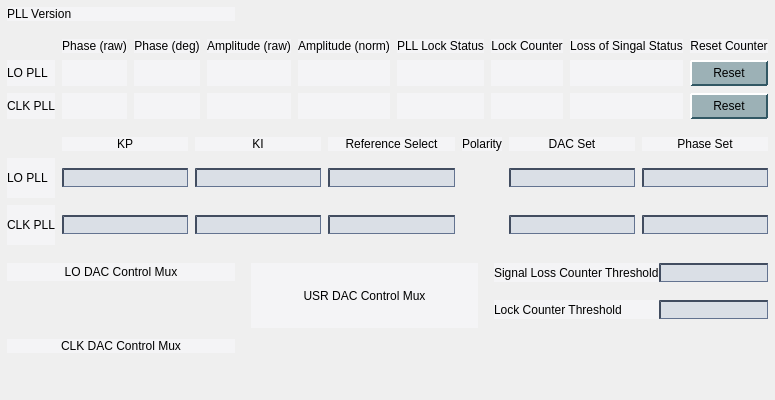
<?xml version="1.0" encoding="UTF-8"?>
<ui version="4.0">
 <class>Form</class>
 <widget class="QWidget" name="Form">
  <property name="geometry">
   <rect>
    <x>0</x>
    <y>0</y>
    <width>733</width>
    <height>400</height>
   </rect>
  </property>
  <property name="windowTitle">
   <string>Form</string>
  </property>
  <property name="styleSheet">
   <string notr="true">/* Background color of popup-list.*/ 
QComboBox QListView{
    background-color:white;
    border:1px solid gray;
}
/* Needed to complete the rule set. */
QComboBox::item:alternate {
    background: white;
}
/* Color of the selected list item. */
QComboBox::item:selected {
    border: 1px solid transparent;
    background:yellow;
}
/* Indicator will shine through the label text if you don't make it hidden. */
QComboBox::indicator{
    background-color:transparent;
    selection-background-color:transparent;
    color:transparent;
    selection-color:transparent;
}

QFrame{
  background-color: rgb(244,244,246)
}

QPushButton {
    background-color: rgb(156,177,182);
    border-color: rgb(212,228,233) rgb(50,88,100) rgb(50,88,100) rgb(212,228,233);
    border-style: outset;
    border-radius: 1px;
    border-width: 2px; 
    padding: 4px;
}
QPushButton:hover {
   background-color: rgb(106,127,132);
}
QPushButton:pressed {
    background-color: rgb(218,229,232);
    border-style: inset;
    border-width: 2px;
	border-color: rgb(50,88,100) rgb(212,228,233) rgb(212,228,233) rgb(50,88,100);
}
QPushButton:checked{
    background-color: rgb(178,190,194);
    border-style: inset;
    border-width: 2px;
	border-color:  rgb(112,134,142) rgb(229,233,235) rgb(239,233,235) rgb(112,134,142);
}
QLineEdit {
  background-color: rgb(218,223,230);
  border-color: rgb(66,77,96);
  border-style: inset;
  border-width: 2px 1px 1px 2px;
}
QLineEdit:hover {
 background-color: rgb(198,203,210)
}
PyDMLabel {
  background-color: rgb(189,197,205);
}

 QTabWidget::pane {
    border: 1px solid black;
    background: white;
}

QTabWidget::tab-bar:top {
    top: 1px;
}

QTabWidget::tab-bar:bottom {
    bottom: 1px;
}

QTabWidget::tab-bar:left {
    right: 1px;
}

QTabWidget::tab-bar:right {
    left: 1px;
}

QTabBar::tab {
    border: 1px solid black;
}

QTabBar::tab:selected {
    background: rgb(220,229,236);
}

QTabBar::tab:!selected {
    background: rgb(132,165,190);
}

QTabBar::tab:!selected:hover {
    background: rgb(120,153,178);
}

QTabBar::tab:top:!selected {
    margin-top: 3px;
}

QTabBar::tab:bottom:!selected {
    margin-bottom: 3px;
}

QTabBar::tab:top, QTabBar::tab:bottom {
    min-width: 6ex;
    margin-right: -1px;
    padding: 4px 8px 4px 8px;
	border-radius: 2px;
}

QTabBar::tab:top:selected {
    border-bottom-color: none;
}

QTabBar::tab:bottom:selected {
    border-top-color: none;
}

QTabBar::tab:top:last, QTabBar::tab:bottom:last,
QTabBar::tab:top:only-one, QTabBar::tab:bottom:only-one {
    margin-right: 0;
}

QTabBar::tab:left:!selected {
    margin-right: 3px;
}

QTabBar::tab:right:!selected {
    margin-left: 3px;
}

QTabBar::tab:left, QTabBar::tab:right {
    min-height: 6ex;
    margin-bottom: -1px;
    padding: 8px 5px 8px 5px;
	border-radius: 2px;
}

QTabBar::tab:left:selected {
    border-left-color: none;
}

QTabBar::tab:right:selected {
    border-right-color: none;
}

QTabBar::tab:left:last, QTabBar::tab:right:last,
QTabBar::tab:left:only-one, QTabBar::tab:right:only-one {
    margin-bottom: 0;
}</string>
  </property>
  <layout class="QGridLayout" name="gridLayout_2">
   <property name="leftMargin">
    <number>5</number>
   </property>
   <property name="topMargin">
    <number>5</number>
   </property>
   <property name="rightMargin">
    <number>5</number>
   </property>
   <property name="bottomMargin">
    <number>5</number>
   </property>
   <property name="horizontalSpacing">
    <number>12</number>
   </property>
   <property name="verticalSpacing">
    <number>14</number>
   </property>
   <item row="0" column="0">
    <layout class="QHBoxLayout" name="horizontalLayout_3">
     <property name="leftMargin">
      <number>2</number>
     </property>
     <property name="topMargin">
      <number>2</number>
     </property>
     <property name="rightMargin">
      <number>2</number>
     </property>
     <property name="bottomMargin">
      <number>2</number>
     </property>
     <item>
      <widget class="QLabel" name="label">
       <property name="text">
        <string>PLL Version</string>
       </property>
      </widget>
     </item>
     <item>
      <widget class="PyDMLabel" name="PyDMLabel_15">
       <property name="toolTip">
        <string/>
       </property>
       <property name="channel" stdset="0">
        <string>ca://${DEVICE}:PLL_VER</string>
       </property>
      </widget>
     </item>
    </layout>
   </item>
   <item row="1" column="0" colspan="3">
    <layout class="QGridLayout" name="gridLayout">
     <property name="leftMargin">
      <number>2</number>
     </property>
     <property name="topMargin">
      <number>2</number>
     </property>
     <property name="rightMargin">
      <number>2</number>
     </property>
     <property name="bottomMargin">
      <number>2</number>
     </property>
     <property name="spacing">
      <number>7</number>
     </property>
     <item row="0" column="1">
      <widget class="QLabel" name="label_2">
       <property name="text">
        <string>Phase (raw)</string>
       </property>
       <property name="alignment">
        <set>Qt::AlignCenter</set>
       </property>
      </widget>
     </item>
     <item row="0" column="2">
      <widget class="QLabel" name="label_3">
       <property name="text">
        <string>Phase (deg)</string>
       </property>
       <property name="alignment">
        <set>Qt::AlignCenter</set>
       </property>
      </widget>
     </item>
     <item row="0" column="3">
      <widget class="QLabel" name="label_4">
       <property name="text">
        <string>Amplitude (raw)</string>
       </property>
       <property name="alignment">
        <set>Qt::AlignCenter</set>
       </property>
      </widget>
     </item>
     <item row="0" column="4">
      <widget class="QLabel" name="label_5">
       <property name="text">
        <string>Amplitude (norm)</string>
       </property>
       <property name="alignment">
        <set>Qt::AlignCenter</set>
       </property>
      </widget>
     </item>
     <item row="0" column="5">
      <widget class="QLabel" name="label_6">
       <property name="text">
        <string>PLL Lock Status</string>
       </property>
       <property name="alignment">
        <set>Qt::AlignCenter</set>
       </property>
      </widget>
     </item>
     <item row="0" column="6">
      <widget class="QLabel" name="label_7">
       <property name="text">
        <string>Lock Counter</string>
       </property>
       <property name="alignment">
        <set>Qt::AlignCenter</set>
       </property>
      </widget>
     </item>
     <item row="0" column="7">
      <widget class="QLabel" name="label_8">
       <property name="text">
        <string>Loss of Singal Status</string>
       </property>
       <property name="alignment">
        <set>Qt::AlignCenter</set>
       </property>
      </widget>
     </item>
     <item row="0" column="8">
      <widget class="QLabel" name="label_11">
       <property name="text">
        <string>Reset Counter</string>
       </property>
       <property name="alignment">
        <set>Qt::AlignCenter</set>
       </property>
      </widget>
     </item>
     <item row="1" column="0">
      <widget class="QLabel" name="label_9">
       <property name="text">
        <string>LO PLL</string>
       </property>
      </widget>
     </item>
     <item row="1" column="1">
      <widget class="PyDMLabel" name="PyDMLabel">
       <property name="toolTip">
        <string/>
       </property>
       <property name="alignment">
        <set>Qt::AlignCenter</set>
       </property>
       <property name="channel" stdset="0">
        <string>ca://${DEVICE}:LO_PHASERAW</string>
       </property>
       <property name="displayFormat" stdset="0">
        <enum>PyDMLabel::Hex</enum>
       </property>
      </widget>
     </item>
     <item row="1" column="2">
      <widget class="PyDMLabel" name="PyDMLabel_3">
       <property name="toolTip">
        <string/>
       </property>
       <property name="alignment">
        <set>Qt::AlignCenter</set>
       </property>
       <property name="channel" stdset="0">
        <string>ca://${DEVICE}:LO_PHASE</string>
       </property>
      </widget>
     </item>
     <item row="1" column="3">
      <widget class="PyDMLabel" name="PyDMLabel_5">
       <property name="toolTip">
        <string/>
       </property>
       <property name="alignment">
        <set>Qt::AlignCenter</set>
       </property>
       <property name="channel" stdset="0">
        <string>ca://${DEVICE}:LO_AMPLRAW</string>
       </property>
       <property name="displayFormat" stdset="0">
        <enum>PyDMLabel::Hex</enum>
       </property>
      </widget>
     </item>
     <item row="1" column="4">
      <widget class="PyDMLabel" name="PyDMLabel_7">
       <property name="toolTip">
        <string/>
       </property>
       <property name="alignment">
        <set>Qt::AlignCenter</set>
       </property>
       <property name="channel" stdset="0">
        <string>ca://${DEVICE}:LO_AMPL</string>
       </property>
      </widget>
     </item>
     <item row="1" column="5">
      <widget class="PyDMLabel" name="PyDMLabel_9">
       <property name="toolTip">
        <string/>
       </property>
       <property name="alignment">
        <set>Qt::AlignCenter</set>
       </property>
       <property name="channel" stdset="0">
        <string>ca://${DEVICE}:LO_LOCKSTATUS</string>
       </property>
       <property name="displayFormat" stdset="0">
        <enum>PyDMLabel::String</enum>
       </property>
      </widget>
     </item>
     <item row="1" column="6">
      <widget class="PyDMLabel" name="PyDMLabel_11">
       <property name="toolTip">
        <string/>
       </property>
       <property name="alignment">
        <set>Qt::AlignCenter</set>
       </property>
       <property name="channel" stdset="0">
        <string>ca://${DEVICE}:LO_LOCKCNT</string>
       </property>
      </widget>
     </item>
     <item row="1" column="7">
      <widget class="PyDMLabel" name="PyDMLabel_13">
       <property name="toolTip">
        <string/>
       </property>
       <property name="alignment">
        <set>Qt::AlignCenter</set>
       </property>
       <property name="channel" stdset="0">
        <string>ca://${DEVICE}:LO_LOSSSTATUS</string>
       </property>
       <property name="displayFormat" stdset="0">
        <enum>PyDMLabel::String</enum>
       </property>
      </widget>
     </item>
     <item row="1" column="8">
      <widget class="PyDMPushButton" name="PyDMPushButton">
       <property name="toolTip">
        <string/>
       </property>
       <property name="text">
        <string>Reset</string>
       </property>
       <property name="checkable">
        <bool>false</bool>
       </property>
       <property name="channel" stdset="0">
        <string>ca://${DEVICE}:LO_LOCKCNTRESET</string>
       </property>
      </widget>
     </item>
     <item row="2" column="0">
      <widget class="QLabel" name="label_10">
       <property name="text">
        <string>CLK PLL</string>
       </property>
      </widget>
     </item>
     <item row="2" column="1">
      <widget class="PyDMLabel" name="PyDMLabel_2">
       <property name="toolTip">
        <string/>
       </property>
       <property name="alignment">
        <set>Qt::AlignCenter</set>
       </property>
       <property name="channel" stdset="0">
        <string>ca://${DEVICE}:CLOCK_PHASERAW</string>
       </property>
       <property name="displayFormat" stdset="0">
        <enum>PyDMLabel::Hex</enum>
       </property>
      </widget>
     </item>
     <item row="2" column="2">
      <widget class="PyDMLabel" name="PyDMLabel_4">
       <property name="toolTip">
        <string/>
       </property>
       <property name="alignment">
        <set>Qt::AlignCenter</set>
       </property>
       <property name="channel" stdset="0">
        <string>ca://${DEVICE}:CLOCK_PHASE</string>
       </property>
      </widget>
     </item>
     <item row="2" column="3">
      <widget class="PyDMLabel" name="PyDMLabel_6">
       <property name="toolTip">
        <string/>
       </property>
       <property name="alignment">
        <set>Qt::AlignCenter</set>
       </property>
       <property name="channel" stdset="0">
        <string>ca://${DEVICE}:CLOCK_AMPLRAW</string>
       </property>
       <property name="displayFormat" stdset="0">
        <enum>PyDMLabel::Hex</enum>
       </property>
      </widget>
     </item>
     <item row="2" column="4">
      <widget class="PyDMLabel" name="PyDMLabel_8">
       <property name="toolTip">
        <string/>
       </property>
       <property name="alignment">
        <set>Qt::AlignCenter</set>
       </property>
       <property name="channel" stdset="0">
        <string>ca://${DEVICE}:CLOCK_AMPL</string>
       </property>
      </widget>
     </item>
     <item row="2" column="5">
      <widget class="PyDMLabel" name="PyDMLabel_10">
       <property name="toolTip">
        <string/>
       </property>
       <property name="alignment">
        <set>Qt::AlignCenter</set>
       </property>
       <property name="channel" stdset="0">
        <string>ca://${DEVICE}:CLOCK_LOCKSTATUS</string>
       </property>
       <property name="displayFormat" stdset="0">
        <enum>PyDMLabel::String</enum>
       </property>
      </widget>
     </item>
     <item row="2" column="6">
      <widget class="PyDMLabel" name="PyDMLabel_12">
       <property name="toolTip">
        <string/>
       </property>
       <property name="alignment">
        <set>Qt::AlignCenter</set>
       </property>
       <property name="channel" stdset="0">
        <string>ca://${DEVICE}:CLOCK_LOCKCNT</string>
       </property>
      </widget>
     </item>
     <item row="2" column="7">
      <widget class="PyDMLabel" name="PyDMLabel_14">
       <property name="toolTip">
        <string/>
       </property>
       <property name="alignment">
        <set>Qt::AlignCenter</set>
       </property>
       <property name="channel" stdset="0">
        <string>ca://${DEVICE}:CLOCK_LOSSSTATUS</string>
       </property>
       <property name="displayFormat" stdset="0">
        <enum>PyDMLabel::String</enum>
       </property>
      </widget>
     </item>
     <item row="2" column="8">
      <widget class="PyDMPushButton" name="PyDMPushButton_2">
       <property name="toolTip">
        <string/>
       </property>
       <property name="text">
        <string>Reset</string>
       </property>
       <property name="checkable">
        <bool>false</bool>
       </property>
       <property name="channel" stdset="0">
        <string>ca://${DEVICE}:CLOCK_LOCKCNTRESET</string>
       </property>
      </widget>
     </item>
    </layout>
   </item>
   <item row="2" column="0" colspan="3">
    <layout class="QGridLayout" name="gridLayout_3">
     <property name="leftMargin">
      <number>2</number>
     </property>
     <property name="topMargin">
      <number>2</number>
     </property>
     <property name="rightMargin">
      <number>2</number>
     </property>
     <property name="bottomMargin">
      <number>2</number>
     </property>
     <property name="spacing">
      <number>7</number>
     </property>
     <item row="2" column="6">
      <widget class="PyDMLineEdit" name="PyDMLineEdit_9">
       <property name="toolTip">
        <string/>
       </property>
       <property name="alignment">
        <set>Qt::AlignCenter</set>
       </property>
       <property name="channel" stdset="0">
        <string>ca://${DEVICE}:CLOCK_PLLSETPHASE</string>
       </property>
      </widget>
     </item>
     <item row="1" column="0">
      <widget class="QLabel" name="label_16">
       <property name="text">
        <string>LO PLL</string>
       </property>
      </widget>
     </item>
     <item row="2" column="4">
      <widget class="PyDMEnumButton" name="PyDMEnumButton_2">
       <property name="sizePolicy">
        <sizepolicy hsizetype="Preferred" vsizetype="Maximum">
         <horstretch>0</horstretch>
         <verstretch>0</verstretch>
        </sizepolicy>
       </property>
       <property name="minimumSize">
        <size>
         <width>0</width>
         <height>40</height>
        </size>
       </property>
       <property name="toolTip">
        <string/>
       </property>
       <property name="styleSheet">
        <string notr="true">QPushButton{font: 8px;}</string>
       </property>
       <property name="channel" stdset="0">
        <string>ca://${DEVICE}:CLOCK_POL</string>
       </property>
       <property name="orientation" stdset="0">
        <enum>Qt::Horizontal</enum>
       </property>
       <property name="marginTop" stdset="0">
        <number>0</number>
       </property>
       <property name="marginBottom" stdset="0">
        <number>0</number>
       </property>
       <property name="marginLeft" stdset="0">
        <number>0</number>
       </property>
       <property name="marginRight" stdset="0">
        <number>0</number>
       </property>
       <property name="horizontalSpacing" stdset="0">
        <number>0</number>
       </property>
       <property name="verticalSpacing" stdset="0">
        <number>0</number>
       </property>
      </widget>
     </item>
     <item row="1" column="2">
      <widget class="PyDMLineEdit" name="PyDMLineEdit_3">
       <property name="toolTip">
        <string/>
       </property>
       <property name="channel" stdset="0">
        <string>ca://${DEVICE}:LO_KI</string>
       </property>
      </widget>
     </item>
     <item row="2" column="0">
      <widget class="QLabel" name="label_17">
       <property name="text">
        <string>CLK PLL</string>
       </property>
      </widget>
     </item>
     <item row="0" column="4">
      <widget class="QLabel" name="label_19">
       <property name="text">
        <string>Polarity</string>
       </property>
       <property name="alignment">
        <set>Qt::AlignCenter</set>
       </property>
      </widget>
     </item>
     <item row="1" column="3">
      <widget class="PyDMLineEdit" name="PyDMLineEdit_5">
       <property name="toolTip">
        <string/>
       </property>
       <property name="alignment">
        <set>Qt::AlignCenter</set>
       </property>
       <property name="channel" stdset="0">
        <string>ca://${DEVICE}:LO_REFSELECT</string>
       </property>
      </widget>
     </item>
     <item row="1" column="6">
      <widget class="PyDMLineEdit" name="PyDMLineEdit_10">
       <property name="toolTip">
        <string/>
       </property>
       <property name="alignment">
        <set>Qt::AlignCenter</set>
       </property>
       <property name="channel" stdset="0">
        <string>ca://${DEVICE}:LO_PLLSETPHASE</string>
       </property>
      </widget>
     </item>
     <item row="0" column="3">
      <widget class="QLabel" name="label_18">
       <property name="text">
        <string>Reference Select</string>
       </property>
       <property name="alignment">
        <set>Qt::AlignCenter</set>
       </property>
      </widget>
     </item>
     <item row="0" column="5">
      <widget class="QLabel" name="label_20">
       <property name="text">
        <string>DAC Set</string>
       </property>
       <property name="alignment">
        <set>Qt::AlignCenter</set>
       </property>
      </widget>
     </item>
     <item row="1" column="5">
      <widget class="PyDMLineEdit" name="PyDMLineEdit_7">
       <property name="toolTip">
        <string/>
       </property>
       <property name="alignment">
        <set>Qt::AlignCenter</set>
       </property>
       <property name="channel" stdset="0">
        <string>ca://${DEVICE}:LO_DAC</string>
       </property>
      </widget>
     </item>
     <item row="2" column="5">
      <widget class="PyDMLineEdit" name="PyDMLineEdit_8">
       <property name="toolTip">
        <string/>
       </property>
       <property name="alignment">
        <set>Qt::AlignCenter</set>
       </property>
       <property name="channel" stdset="0">
        <string>ca://${DEVICE}:CLOCK_DAC</string>
       </property>
      </widget>
     </item>
     <item row="0" column="6">
      <widget class="QLabel" name="label_21">
       <property name="text">
        <string>Phase Set</string>
       </property>
       <property name="alignment">
        <set>Qt::AlignCenter</set>
       </property>
      </widget>
     </item>
     <item row="2" column="2">
      <widget class="PyDMLineEdit" name="PyDMLineEdit_4">
       <property name="toolTip">
        <string/>
       </property>
       <property name="channel" stdset="0">
        <string>ca://${DEVICE}:CLOCK_KI</string>
       </property>
      </widget>
     </item>
     <item row="2" column="3">
      <widget class="PyDMLineEdit" name="PyDMLineEdit_6">
       <property name="toolTip">
        <string/>
       </property>
       <property name="alignment">
        <set>Qt::AlignCenter</set>
       </property>
       <property name="channel" stdset="0">
        <string>ca://${DEVICE}:CLOCK_REFSELECT</string>
       </property>
      </widget>
     </item>
     <item row="1" column="4">
      <widget class="PyDMEnumButton" name="PyDMEnumButton">
       <property name="sizePolicy">
        <sizepolicy hsizetype="Preferred" vsizetype="Maximum">
         <horstretch>0</horstretch>
         <verstretch>0</verstretch>
        </sizepolicy>
       </property>
       <property name="minimumSize">
        <size>
         <width>0</width>
         <height>40</height>
        </size>
       </property>
       <property name="toolTip">
        <string/>
       </property>
       <property name="styleSheet">
        <string notr="true">QPushButton{font: 8px;}</string>
       </property>
       <property name="channel" stdset="0">
        <string>ca://${DEVICE}:LO_POL</string>
       </property>
       <property name="orientation" stdset="0">
        <enum>Qt::Horizontal</enum>
       </property>
       <property name="marginTop" stdset="0">
        <number>0</number>
       </property>
       <property name="marginBottom" stdset="0">
        <number>0</number>
       </property>
       <property name="marginLeft" stdset="0">
        <number>0</number>
       </property>
       <property name="marginRight" stdset="0">
        <number>0</number>
       </property>
       <property name="horizontalSpacing" stdset="0">
        <number>0</number>
       </property>
       <property name="verticalSpacing" stdset="0">
        <number>0</number>
       </property>
      </widget>
     </item>
     <item row="2" column="1">
      <widget class="PyDMLineEdit" name="PyDMLineEdit_2">
       <property name="toolTip">
        <string/>
       </property>
       <property name="channel" stdset="0">
        <string>ca://${DEVICE}:CLOCK_KP</string>
       </property>
      </widget>
     </item>
     <item row="1" column="1">
      <widget class="PyDMLineEdit" name="PyDMLineEdit">
       <property name="toolTip">
        <string/>
       </property>
       <property name="channel" stdset="0">
        <string>ca://${DEVICE}:LO_KP</string>
       </property>
      </widget>
     </item>
     <item row="0" column="1">
      <widget class="QLabel" name="label_12">
       <property name="text">
        <string>KP</string>
       </property>
       <property name="alignment">
        <set>Qt::AlignCenter</set>
       </property>
      </widget>
     </item>
     <item row="0" column="2">
      <widget class="QLabel" name="label_13">
       <property name="text">
        <string>KI</string>
       </property>
       <property name="alignment">
        <set>Qt::AlignCenter</set>
       </property>
      </widget>
     </item>
    </layout>
   </item>
   <item row="3" column="0" rowspan="3">
    <layout class="QVBoxLayout" name="verticalLayout">
     <property name="leftMargin">
      <number>2</number>
     </property>
     <property name="topMargin">
      <number>2</number>
     </property>
     <property name="rightMargin">
      <number>2</number>
     </property>
     <property name="bottomMargin">
      <number>2</number>
     </property>
     <item>
      <widget class="QLabel" name="label_22">
       <property name="text">
        <string>LO DAC Control Mux</string>
       </property>
       <property name="alignment">
        <set>Qt::AlignCenter</set>
       </property>
      </widget>
     </item>
     <item>
      <widget class="PyDMEnumButton" name="PyDMEnumButton_3">
       <property name="sizePolicy">
        <sizepolicy hsizetype="Preferred" vsizetype="Maximum">
         <horstretch>0</horstretch>
         <verstretch>0</verstretch>
        </sizepolicy>
       </property>
       <property name="minimumSize">
        <size>
         <width>0</width>
         <height>40</height>
        </size>
       </property>
       <property name="toolTip">
        <string/>
       </property>
       <property name="styleSheet">
        <string notr="true">QPushButton{font: 8px;}</string>
       </property>
       <property name="channel" stdset="0">
        <string>ca://${DEVICE}:LO_DACMUX</string>
       </property>
       <property name="orientation" stdset="0">
        <enum>Qt::Horizontal</enum>
       </property>
       <property name="marginTop" stdset="0">
        <number>0</number>
       </property>
       <property name="marginBottom" stdset="0">
        <number>0</number>
       </property>
       <property name="marginLeft" stdset="0">
        <number>0</number>
       </property>
       <property name="marginRight" stdset="0">
        <number>0</number>
       </property>
       <property name="horizontalSpacing" stdset="0">
        <number>0</number>
       </property>
       <property name="verticalSpacing" stdset="0">
        <number>0</number>
       </property>
      </widget>
     </item>
    </layout>
   </item>
   <item row="3" column="1" rowspan="4">
    <layout class="QVBoxLayout" name="verticalLayout_3">
     <property name="leftMargin">
      <number>2</number>
     </property>
     <property name="topMargin">
      <number>2</number>
     </property>
     <property name="rightMargin">
      <number>2</number>
     </property>
     <property name="bottomMargin">
      <number>2</number>
     </property>
     <item>
      <widget class="QLabel" name="label_24">
       <property name="text">
        <string>USR DAC Control Mux</string>
       </property>
       <property name="alignment">
        <set>Qt::AlignCenter</set>
       </property>
      </widget>
     </item>
     <item>
      <widget class="PyDMEnumButton" name="PyDMEnumButton_5">
       <property name="toolTip">
        <string/>
       </property>
       <property name="styleSheet">
        <string notr="true">QPushButton{font: 8px;}</string>
       </property>
       <property name="channel" stdset="0">
        <string>ca://${DEVICE}:USER_DACMUX</string>
       </property>
       <property name="orientation" stdset="0">
        <enum>Qt::Vertical</enum>
       </property>
       <property name="marginTop" stdset="0">
        <number>0</number>
       </property>
       <property name="marginBottom" stdset="0">
        <number>0</number>
       </property>
       <property name="marginLeft" stdset="0">
        <number>0</number>
       </property>
       <property name="marginRight" stdset="0">
        <number>0</number>
       </property>
       <property name="horizontalSpacing" stdset="0">
        <number>0</number>
       </property>
       <property name="verticalSpacing" stdset="0">
        <number>0</number>
       </property>
      </widget>
     </item>
    </layout>
   </item>
   <item row="3" column="2">
    <layout class="QHBoxLayout" name="horizontalLayout_2">
     <property name="leftMargin">
      <number>2</number>
     </property>
     <property name="topMargin">
      <number>2</number>
     </property>
     <property name="rightMargin">
      <number>2</number>
     </property>
     <property name="bottomMargin">
      <number>2</number>
     </property>
     <item>
      <widget class="QLabel" name="label_26">
       <property name="text">
        <string>Signal Loss Counter Threshold</string>
       </property>
      </widget>
     </item>
     <item>
      <widget class="PyDMLineEdit" name="PyDMLineEdit_12">
       <property name="sizePolicy">
        <sizepolicy hsizetype="Maximum" vsizetype="Fixed">
         <horstretch>94</horstretch>
         <verstretch>0</verstretch>
        </sizepolicy>
       </property>
       <property name="toolTip">
        <string/>
       </property>
       <property name="channel" stdset="0">
        <string>ca://${DEVICE}:LOCK_THRESHOLD</string>
       </property>
      </widget>
     </item>
    </layout>
   </item>
   <item row="4" column="2">
    <layout class="QHBoxLayout" name="horizontalLayout">
     <property name="leftMargin">
      <number>2</number>
     </property>
     <property name="topMargin">
      <number>2</number>
     </property>
     <property name="rightMargin">
      <number>2</number>
     </property>
     <property name="bottomMargin">
      <number>2</number>
     </property>
     <item>
      <widget class="QLabel" name="label_25">
       <property name="text">
        <string>Lock Counter Threshold</string>
       </property>
      </widget>
     </item>
     <item>
      <widget class="PyDMLineEdit" name="PyDMLineEdit_11">
       <property name="sizePolicy">
        <sizepolicy hsizetype="Maximum" vsizetype="Fixed">
         <horstretch>94</horstretch>
         <verstretch>0</verstretch>
        </sizepolicy>
       </property>
       <property name="toolTip">
        <string/>
       </property>
       <property name="channel" stdset="0">
        <string>ca://${DEVICE}:LOSS_THRESHOLD</string>
       </property>
      </widget>
     </item>
    </layout>
   </item>
   <item row="5" column="2" rowspan="2">
    <spacer name="verticalSpacer">
     <property name="orientation">
      <enum>Qt::Vertical</enum>
     </property>
     <property name="sizeHint" stdset="0">
      <size>
       <width>20</width>
       <height>69</height>
      </size>
     </property>
    </spacer>
   </item>
   <item row="6" column="0">
    <layout class="QVBoxLayout" name="verticalLayout_2">
     <property name="leftMargin">
      <number>2</number>
     </property>
     <property name="topMargin">
      <number>2</number>
     </property>
     <property name="rightMargin">
      <number>2</number>
     </property>
     <property name="bottomMargin">
      <number>2</number>
     </property>
     <item>
      <widget class="QLabel" name="label_23">
       <property name="text">
        <string>CLK DAC Control Mux</string>
       </property>
       <property name="alignment">
        <set>Qt::AlignCenter</set>
       </property>
      </widget>
     </item>
     <item>
      <widget class="PyDMEnumButton" name="PyDMEnumButton_4">
       <property name="sizePolicy">
        <sizepolicy hsizetype="Preferred" vsizetype="Maximum">
         <horstretch>0</horstretch>
         <verstretch>0</verstretch>
        </sizepolicy>
       </property>
       <property name="minimumSize">
        <size>
         <width>0</width>
         <height>40</height>
        </size>
       </property>
       <property name="toolTip">
        <string/>
       </property>
       <property name="styleSheet">
        <string notr="true">QPushButton{font: 8px;}</string>
       </property>
       <property name="channel" stdset="0">
        <string>ca://${DEVICE}:CLOCK_DACMUX</string>
       </property>
       <property name="orientation" stdset="0">
        <enum>Qt::Horizontal</enum>
       </property>
       <property name="marginTop" stdset="0">
        <number>0</number>
       </property>
       <property name="marginBottom" stdset="0">
        <number>0</number>
       </property>
       <property name="marginLeft" stdset="0">
        <number>0</number>
       </property>
       <property name="marginRight" stdset="0">
        <number>0</number>
       </property>
       <property name="horizontalSpacing" stdset="0">
        <number>0</number>
       </property>
       <property name="verticalSpacing" stdset="0">
        <number>0</number>
       </property>
      </widget>
     </item>
    </layout>
   </item>
  </layout>
 </widget>
 <customwidgets>
  <customwidget>
   <class>PyDMLabel</class>
   <extends>QLabel</extends>
   <header>pydm.widgets.label</header>
  </customwidget>
  <customwidget>
   <class>PyDMLineEdit</class>
   <extends>QLineEdit</extends>
   <header>pydm.widgets.line_edit</header>
  </customwidget>
  <customwidget>
   <class>PyDMEnumButton</class>
   <extends>QWidget</extends>
   <header>pydm.widgets.enum_button</header>
  </customwidget>
  <customwidget>
   <class>PyDMPushButton</class>
   <extends>QPushButton</extends>
   <header>pydm.widgets.pushbutton</header>
  </customwidget>
 </customwidgets>
 <resources/>
 <connections/>
</ui>
